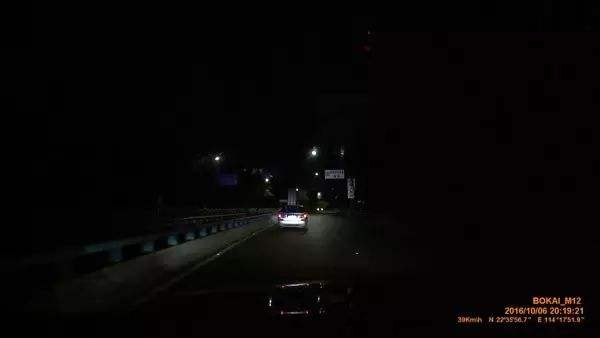
#> input picture 图像处理/处理/3.jpg, 600 x 338 px
$ python Noise_pic.py
#> lines starting #> are read from the running program, lines starting #| are printed output that depends on the picture; after the words box and inside, x2 and y2 are one past the last pixel; in counts of white or black regions, pixels touching at a corner belong together
# -*- coding: utf-8 -*-
from scipy import *
import numpy as np
import cv2
from PIL import Image as image

#定义添加椒盐噪声的函数
def SaltAndPepper(src,percetage):
    SP_NoiseImg=src
    SP_NoiseNum=int(percetage*src.shape[0]*src.shape[1])
    for i in range(SP_NoiseNum):
        randX=random.random_integers(0,src.shape[0]-1)
        randY=random.random_integers(0,src.shape[1]-1)
        if random.random_integers(0,1)==0:
            SP_NoiseImg[randX,randY]=0
        else:
            SP_NoiseImg[randX,randY]=255
    return SP_NoiseImg

#定义添加高斯噪声的函数
def addGaussianNoise(image,percetage):
    G_Noiseimg = image
    G_NoiseNum=int(percetage*image.shape[0]*image.shape[1])
    for i in range(G_NoiseNum):
        temp_x = np.random.randint(20,40)
        temp_y = np.random.randint(20,40)
        G_Noiseimg[temp_x][temp_y] = 255
    return G_Noiseimg

#二值化 全局阈值
def threshold_demo(image):
    gray = cv2.cvtColor(image, cv2.COLOR_RGB2GRAY)  #把输入图像灰度化
    #直接阈值化是对输入的单通道矩阵逐像素进行阈值分割。
    ret, binary = cv2.threshold(gray, 0, 255, cv2.THRESH_BINARY | cv2.THRESH_TRIANGLE)
    print("threshold value %s"%ret)
    return binary
    # cv2.namedWindow("binary0", cv2.WINDOW_NORMAL)
    # cv2.imshow("threshold", binary)

#局部阈值
def local_threshold(image):
    gray = cv2.cvtColor(image, cv2.COLOR_RGB2GRAY)  #把输入图像灰度化
    #自适应阈值化能够根据图像不同区域亮度分布，改变阈值
    binary =  cv2.adaptiveThreshold(gray, 255, cv2.ADAPTIVE_THRESH_GAUSSIAN_C,cv2.THRESH_BINARY, 25, 10)
    # cv2.namedWindow("binary1", cv2.WINDOW_NORMAL)
    # cv2.imshow("local", binary)
    print(binary)
    return binary
#用户自己计算阈值
def custom_threshold(image):
    gray = cv2.cvtColor(image, cv2.COLOR_RGB2GRAY)  #把输入图像灰度化
    h, w =gray.shape[:2]
    m = np.reshape(gray, [1,w*h])
    # mean = m.sum()/(w*h) # 6.1
    mean = 7
    # print("mean:",mean)
    ret, binary =  cv2.threshold(gray, mean, 255, cv2.THRESH_BINARY)
    # cv2.namedWindow("binary2", cv2.WINDOW_NORMAL)
    # cv2.imshow("custom", binary)
    return binary

#反色处理
def access_pixels(image):
    height, width = image.shape
    # print("width:%s,height:%s,channels:%s" % (width, height))

    for row in range(height):
        for list in range(width):
            pv = image[row, list]
            image[row, list] = 255 - pv
    cv2.imshow("AfterDeal", image)

im = cv2.imread('./3.jpg')
#> im is the input picture: shape (338, 600, 3); mean B, G, R 5.7, 5.8, 7.6
# print(im.shape,type(im))
# cv2.imshow('original pic',im)
# demo_im = threshold_demo(im)
local_im = local_threshold(im)
#> in local_threshold, `binary =  cv2.adaptiveThreshold(gray, 255, cv2.ADAPTIVE_THRESH_GAUSSIA..`:
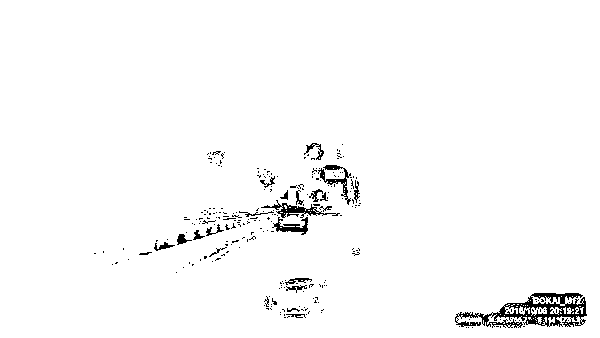
#> binary: shape (338, 600); 97.8% white; black in thin lines or dots, all inside (x1, y1, x2, y2) = (94, 143, 587, 328)
#> (printed output is left out)
cv2.imshow("local", local_im)
custom_im = custom_threshold(im)
#> in custom_threshold, `ret, binary =  cv2.threshold(gray, mean, 255, cv2.THRESH_BINARY)`:
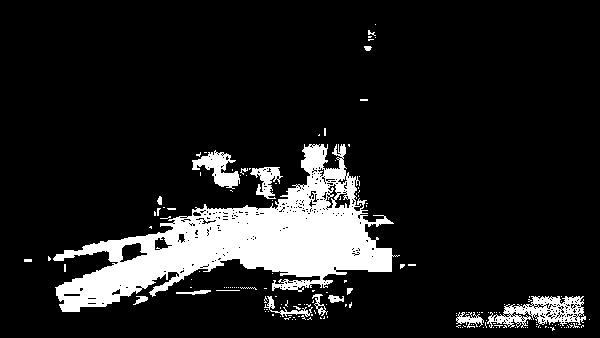
#> binary: shape (338, 600); 12.4% white; 159 white regions (142 under 20 px), largest, box (x1, y1, x2, y2) and area: (53, 144, 400, 312) 20736, (487, 296, 586, 328) 1547, (192, 150, 240, 189) 847
#> in custom_threshold, `ret, binary =  cv2.threshold(gray, mean, 255, cv2.THRESH_BINARY)`: ret = 7
cv2.imshow("custom", custom_im)
substract_im = custom_im - local_im
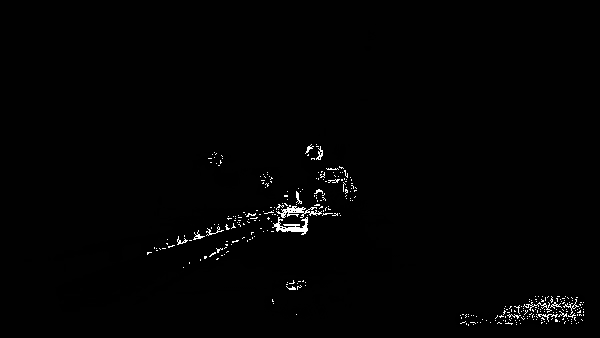
#> substract_im: shape (338, 600); min 0, max 255, mean 3.3
cv2.imshow('substract',substract_im)
access_pixels(substract_im)
#> after the loop in access_pixels, `for row in range(height):`:
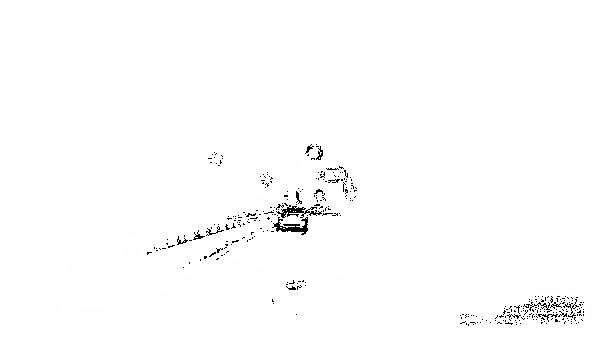
#> image: shape (338, 600); min 0, max 255, mean 251.7


# [8 lines of commented-out code are left out]
cv2.waitKey(0)
cv2.destroyAllWindows()

$ run again, with 图像处理/处理/2.jpg copied over 图像处理/处理/3.jpg
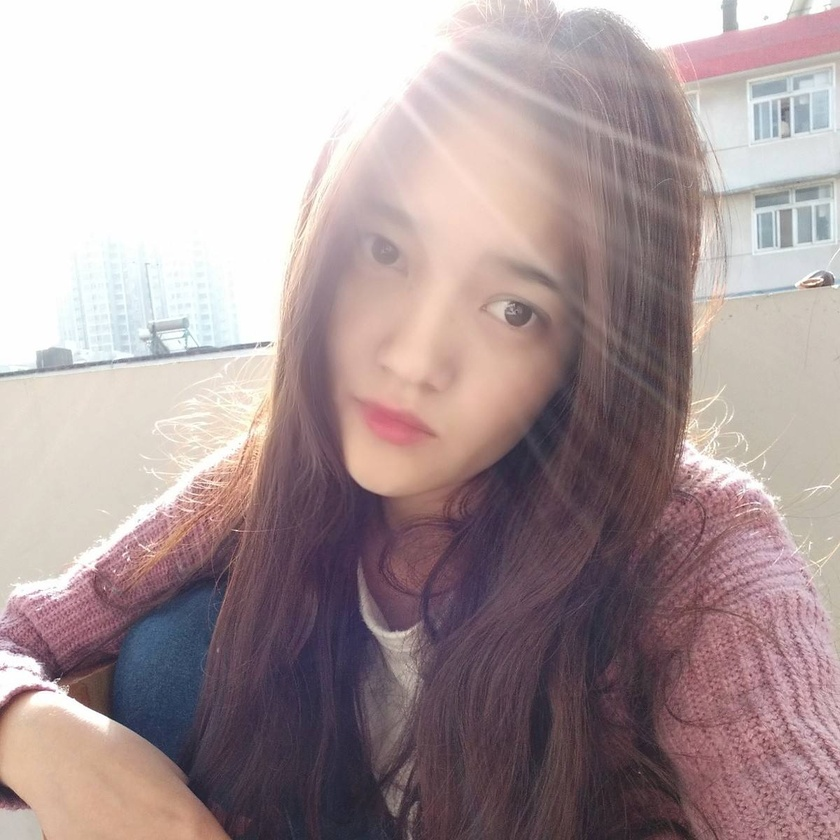
#> input picture 图像处理/处理/2.jpg, 840 x 840 px, shrunk from 1200 x 1200 before the run
#> im is the input picture: shape (840, 840, 3); mean B, G, R 154.9, 153.4, 170.3
#> in local_threshold, `gray = cv2.cvtColor(image, cv2.COLOR_RGB2GRAY)`:
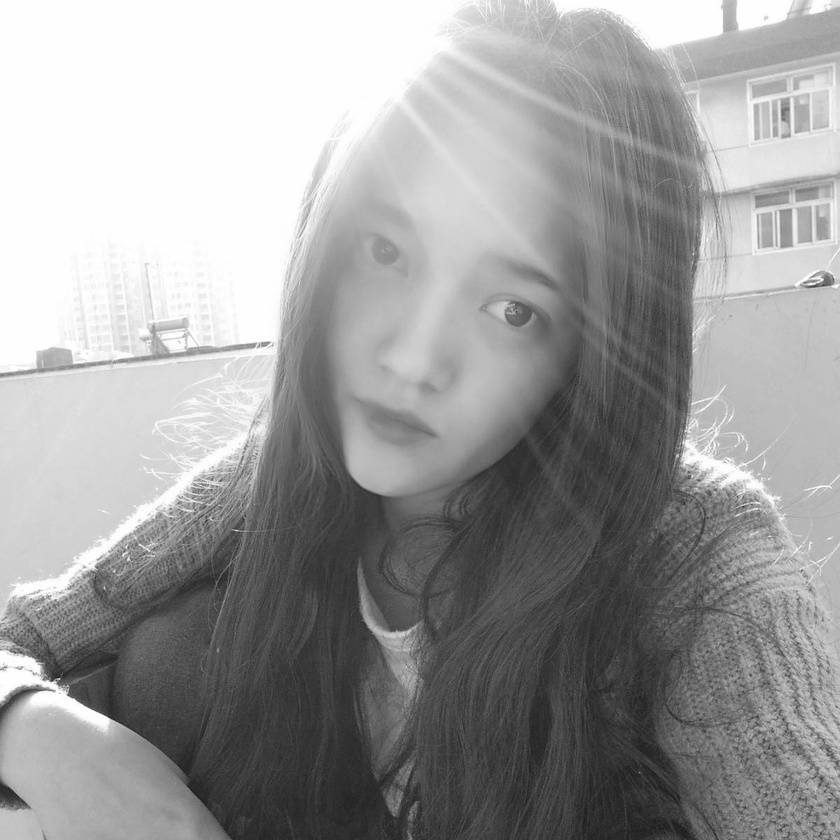
#> gray: shape (840, 840); min 25, max 255, mean 155.8
#> in local_threshold, `binary =  cv2.adaptiveThreshold(gray, 255, cv2.ADAPTIVE_THRESH_GAUSSIA..`:
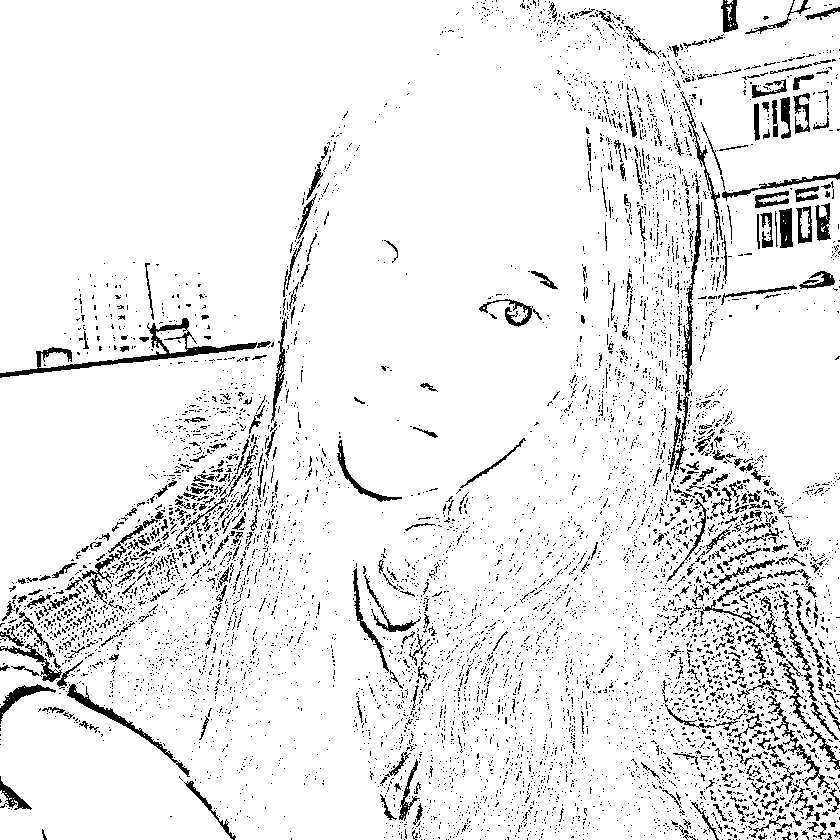
#> binary: shape (840, 840); 92.2% white; black in thin lines or dots
#> (printed output is left out)
#> ret = 7
#> substract_im: shape (840, 840); 7.8% white in thin lines or dots
